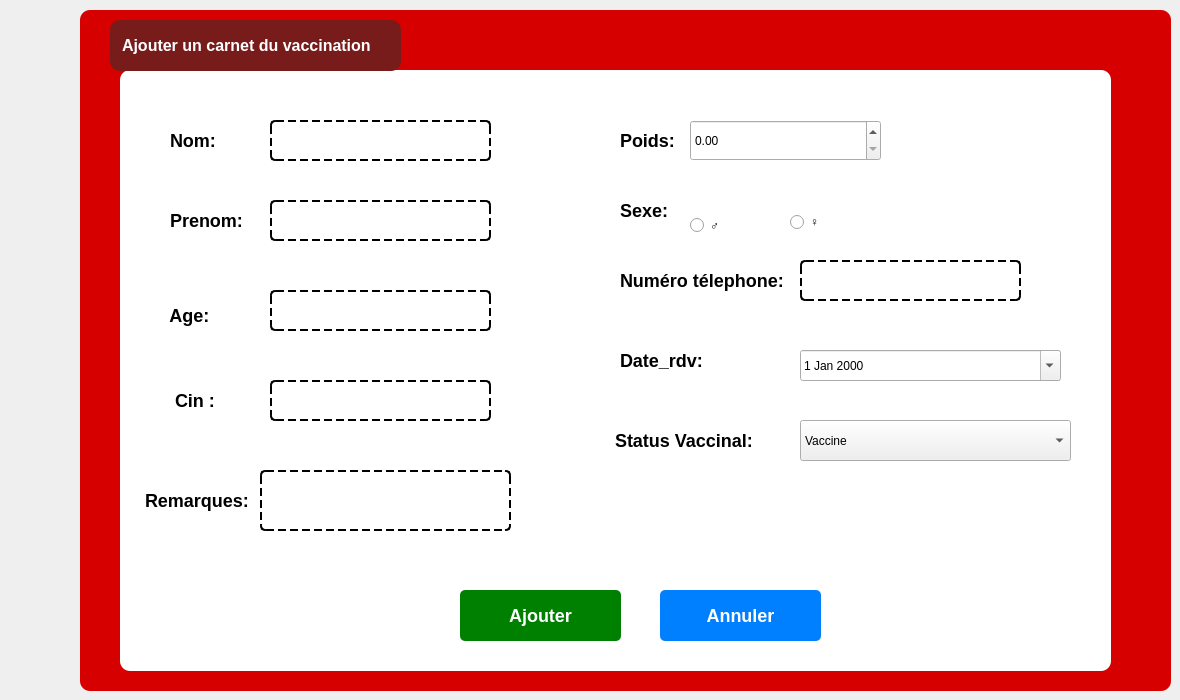
      <widget class="QWidget" name="ajoutct_10">
       <attribute name="title">
        <string>Ajout</string>
       </attribute>
       <widget class="QFrame" name="frame_20">
        <property name="geometry">
         <rect>
          <x>80</x>
          <y>10</y>
          <width>1091</width>
          <height>681</height>
         </rect>
        </property>
        <property name="styleSheet">
         <string notr="true">QFrame {
    background-color: #D60000;
    border-radius: 10px;
    padding: 10px;
}
</string>
        </property>
        <property name="frameShape">
         <enum>QFrame::Shape::StyledPanel</enum>
        </property>
        <property name="frameShadow">
         <enum>QFrame::Shadow::Raised</enum>
        </property>
        <widget class="QGroupBox" name="groupBox_19">
         <property name="geometry">
          <rect>
           <x>40</x>
           <y>60</y>
           <width>991</width>
           <height>601</height>
          </rect>
         </property>
         <property name="styleSheet">
          <string notr="true">QGroupBox {
    background-color: #FFFFFF;
    border-radius: 10px;
    border: none;
    padding: 10px;
}
QGroupBox::title {
    color: #D60000;
    font-weight: bold;
}

</string>
         </property>
         <property name="title">
          <string/>
         </property>
         <widget class="QLabel" name="label_159">
          <property name="geometry">
           <rect>
            <x>-10</x>
            <y>50</y>
            <width>131</width>
            <height>41</height>
           </rect>
          </property>
          <property name="styleSheet">
           <string notr="true">QLabel {
    background-color: transparent; /* Fond transparent */
    color: #000000;                /* Texte noir */
    border: none;                  /* Pas de bordure */
    font-weight: bold;             /* Texte en gras */
    font-size: 18px;               /* Taille de police de 18px */
}
</string>
          </property>
          <property name="text">
           <string>         Nom:</string>
          </property>
         </widget>
         <widget class="QLineEdit" name="lineEdit_64">
          <property name="geometry">
           <rect>
            <x>150</x>
            <y>50</y>
            <width>221</width>
            <height>41</height>
           </rect>
          </property>
          <property name="styleSheet">
           <string notr="true">QLineEdit {
    background-color: transparent; /* Fond transparent */
    color: #000000;                /* Texte noir normal */
    font-size: 14px;               /* Taille de la police */
    border: 2px dashed #000000;    /* Bordure en pointillés épaisse */
    border-radius: 5px;            /* Coins légèrement arrondis */
    padding: 8px;                  /* Espacement interne pour le texte */
    border-style: dashed;          /* Style en pointillés */
}</string>
          </property>
         </widget>
         <widget class="QRadioButton" name="radioButton_19">
          <property name="geometry">
           <rect>
            <x>670</x>
            <y>140</y>
            <width>110</width>
            <height>24</height>
           </rect>
          </property>
          <property name="styleSheet">
           <string notr="true">QCheckBox {
    font-size: 24px;    /* Augmenter la taille de la police */
    font-weight: bold;  /* Texte en gras pour plus de visibilité */
    color: #000000;     /* Texte noir */
}

QCheckBox::indicator {
    width: 20px;  /* Taille du cercle de sélection */
    height: 20px;
}

QCheckBox::indicator:checked {
    background-color: #D30102; /* Couleur rouge quand coché */
    border-radius: 10px;       /* Cercle arrondi */
}
</string>
          </property>
          <property name="text">
           <string>♀</string>
          </property>
         </widget>
         <widget class="QRadioButton" name="radioButton_20">
          <property name="geometry">
           <rect>
            <x>570</x>
            <y>140</y>
            <width>81</width>
            <height>31</height>
           </rect>
          </property>
          <property name="styleSheet">
           <string notr="true">QCheckBox {
    font-size: 24px;    /* Augmenter la taille de la police */
    font-weight: bold;  /* Texte en gras pour plus de visibilité */
    color: #000000;     /* Texte noir */
}

QCheckBox::indicator {
    width: 20px;  /* Taille du cercle de sélection */
    height: 20px;
}

QCheckBox::indicator:checked {
    background-color: #D30102; /* Couleur rouge quand coché */
    border-radius: 10px;       /* Cercle arrondi */
}
</string>
          </property>
          <property name="text">
           <string>♂</string>
          </property>
         </widget>
         <widget class="QDateEdit" name="dateEdit_10">
          <property name="geometry">
           <rect>
            <x>680</x>
            <y>280</y>
            <width>261</width>
            <height>31</height>
           </rect>
          </property>
          <property name="calendarPopup">
           <bool>true</bool>
          </property>
         </widget>
         <widget class="QComboBox" name="comboBox_19">
          <property name="geometry">
           <rect>
            <x>680</x>
            <y>350</y>
            <width>271</width>
            <height>41</height>
           </rect>
          </property>
          <item>
           <property name="text">
            <string>Vaccine</string>
           </property>
          </item>
          <item>
           <property name="text">
            <string>non_vaccine</string>
           </property>
          </item>
         </widget>
         <widget class="QPushButton" name="pushButton_47">
          <property name="geometry">
           <rect>
            <x>340</x>
            <y>520</y>
            <width>161</width>
            <height>51</height>
           </rect>
          </property>
          <property name="styleSheet">
           <string notr="true">QPushButton {
    background-color: #008000;  /* Couleur de fond verte */
    color: #FFFFFF;             /* Texte blanc */
    font-weight: bold;          /* Texte en gras */
    font-size: 18px;            /* Taille de police 16px dès le départ */
    border-radius: 5px;         /* Coins arrondis */
    padding: 5px 10px;          /* Espacement interne du bouton */
    border: none;               /* Pas de bordure */
}

QPushButton:hover {
    background-color: #006400;  /* Couleur de fond plus foncée au survol */
    color: white;               /* Texte toujours blanc */
    border-radius: 10px;        /* Coins arrondis plus marqués au survol */
    font-weight: bold;          /* Texte en gras (encore) */
    border: none;               /* Pas de bordure au survol */
}
</string>
          </property>
          <property name="text">
           <string>Ajouter</string>
          </property>
         </widget>
         <widget class="QPushButton" name="pushButton_48">
          <property name="geometry">
           <rect>
            <x>540</x>
            <y>520</y>
            <width>161</width>
            <height>51</height>
           </rect>
          </property>
          <property name="styleSheet">
           <string notr="true">QPushButton {
    background-color: #007FFF;  /* Couleur de fond bleue */
    color: #FFFFFF;             /* Texte blanc */
    font-size: 18px;            /* Augmentation de la taille de la police */
    font-weight: bold;          /* Texte en gras */
    border-radius: 5px;         /* Coins arrondis avec un rayon de 5px */
    padding: 5px 10px;          /* Espacement interne du bouton (haut/bas : 5px, gauche/droite : 10px) */
    border: none;               /* Pas de bordure */
}

QPushButton:hover {
    background-color: #005BB5;  /* Couleur de fond plus foncée au survol */
    color: #FFFFFF;             /* Texte toujours blanc */

    border-radius: 10px;        /* Coins arrondis plus marqués au survol */
    padding: 7px 12px;          /* Augmentation du padding au survol */
    border: none;               /* Pas de bordure au survol */
}
</string>
          </property>
          <property name="text">
           <string>Annuler</string>
          </property>
         </widget>
         <widget class="QLabel" name="label_160">
          <property name="geometry">
           <rect>
            <x>-10</x>
            <y>130</y>
            <width>141</width>
            <height>41</height>
           </rect>
          </property>
          <property name="styleSheet">
           <string notr="true">QLabel {
    background-color: transparent; /* Fond transparent */
    color: #000000;                /* Texte noir */
    border: none;                  /* Pas de bordure */
    font-weight: bold;             /* Texte en gras */
    font-size: 18px;               /* Taille de police de 18px */
}
</string>
          </property>
          <property name="text">
           <string>         Prenom:</string>
          </property>
         </widget>
         <widget class="QLabel" name="label_161">
          <property name="geometry">
           <rect>
            <x>440</x>
            <y>50</y>
            <width>131</width>
            <height>41</height>
           </rect>
          </property>
          <property name="styleSheet">
           <string notr="true">QLabel {
    background-color: transparent; /* Fond transparent */
    color: #000000;                /* Texte noir */
    border: none;                  /* Pas de bordure */
    font-weight: bold;             /* Texte en gras */
    font-size: 18px;               /* Taille de police de 18px */
}
</string>
          </property>
          <property name="text">
           <string>         Poids:</string>
          </property>
         </widget>
         <widget class="QLabel" name="label_162">
          <property name="geometry">
           <rect>
            <x>-10</x>
            <y>220</y>
            <width>131</width>
            <height>51</height>
           </rect>
          </property>
          <property name="styleSheet">
           <string notr="true">QLabel {
    background-color: transparent; /* Fond transparent */
    color: #000000;                /* Texte noir */
    border: none;                  /* Pas de bordure */
    font-weight: bold;             /* Texte en gras */
    font-size: 18px;               /* Taille de police de 18px */
}
</string>
          </property>
          <property name="text">
           <string>         Age:</string>
          </property>
         </widget>
         <widget class="QLabel" name="label_163">
          <property name="geometry">
           <rect>
            <x>440</x>
            <y>120</y>
            <width>131</width>
            <height>41</height>
           </rect>
          </property>
          <property name="styleSheet">
           <string notr="true">QLabel {
    background-color: transparent; /* Fond transparent */
    color: #000000;                /* Texte noir */
    border: none;                  /* Pas de bordure */
    font-weight: bold;             /* Texte en gras */
    font-size: 18px;               /* Taille de police de 18px */
}
</string>
          </property>
          <property name="text">
           <string>         Sexe:</string>
          </property>
         </widget>
         <widget class="QLabel" name="label_164">
          <property name="geometry">
           <rect>
            <x>440</x>
            <y>270</y>
            <width>161</width>
            <height>41</height>
           </rect>
          </property>
          <property name="styleSheet">
           <string notr="true">QLabel {
    background-color: transparent; /* Fond transparent */
    color: #000000;                /* Texte noir */
    border: none;                  /* Pas de bordure */
    font-weight: bold;             /* Texte en gras */
    font-size: 18px;               /* Taille de police de 18px */
}
</string>
          </property>
          <property name="text">
           <string>         Date_rdv:</string>
          </property>
         </widget>
         <widget class="QLabel" name="label_165">
          <property name="geometry">
           <rect>
            <x>440</x>
            <y>190</y>
            <width>251</width>
            <height>41</height>
           </rect>
          </property>
          <property name="styleSheet">
           <string notr="true">QLabel {
    background-color: transparent; /* Fond transparent */
    color: #000000;                /* Texte noir */
    border: none;                  /* Pas de bordure */
    font-weight: bold;             /* Texte en gras */
    font-size: 18px;               /* Taille de police de 18px */
}
</string>
          </property>
          <property name="text">
           <string>         Numéro télephone:</string>
          </property>
         </widget>
         <widget class="QLabel" name="label_166">
          <property name="geometry">
           <rect>
            <x>480</x>
            <y>350</y>
            <width>161</width>
            <height>41</height>
           </rect>
          </property>
          <property name="styleSheet">
           <string notr="true">QLabel {
    background-color: transparent; /* Fond transparent */
    color: #000000;                /* Texte noir */
    border: none;                  /* Pas de bordure */
    font-weight: bold;             /* Texte en gras */
    font-size: 18px;               /* Taille de police de 18px */
}
</string>
          </property>
          <property name="text">
           <string>Status Vaccinal:</string>
          </property>
         </widget>
         <widget class="QLabel" name="label_167">
          <property name="geometry">
           <rect>
            <x>10</x>
            <y>410</y>
            <width>131</width>
            <height>41</height>
           </rect>
          </property>
          <property name="styleSheet">
           <string notr="true">QLabel {
    background-color: transparent; /* Fond transparent */
    color: #000000;                /* Texte noir */
    border: none;                  /* Pas de bordure */
    font-weight: bold;             /* Texte en gras */
    font-size: 18px;               /* Taille de police de 18px */
}
</string>
          </property>
          <property name="text">
           <string>Remarques:</string>
          </property>
         </widget>
         <widget class="QDoubleSpinBox" name="doubleSpinBox_10">
          <property name="geometry">
           <rect>
            <x>570</x>
            <y>50</y>
            <width>191</width>
            <height>41</height>
           </rect>
          </property>
         </widget>
         <widget class="QTextEdit" name="textEdit_19">
          <property name="geometry">
           <rect>
            <x>140</x>
            <y>400</y>
            <width>251</width>
            <height>61</height>
           </rect>
          </property>
          <property name="styleSheet">
           <string notr="true">QTextEdit {
    background-color: transparent; /* Transparent background */
    color: #000000;                /* Black text */
    font-weight: normal;           /* Normal text inside */
    font-size: 14px;               /* Text size */
    
    border: 2px dashed #000000;    /* Thick dashed border */
    border-radius: 5px;            /* Slightly rounded corners */
    padding: 8px;                  /* Space inside */
    border-style: dashed;          /* Dashed style */
}
</string>
          </property>
         </widget>
         <widget class="QLineEdit" name="lineEdit_65">
          <property name="geometry">
           <rect>
            <x>150</x>
            <y>130</y>
            <width>221</width>
            <height>41</height>
           </rect>
          </property>
          <property name="styleSheet">
           <string notr="true">QLineEdit {
    background-color: transparent; /* Fond transparent */
    color: #000000;                /* Texte noir normal */
    font-size: 14px;               /* Taille de la police */
    border: 2px dashed #000000;    /* Bordure en pointillés épaisse */
    border-radius: 5px;            /* Coins légèrement arrondis */
    padding: 8px;                  /* Espacement interne pour le texte */
    border-style: dashed;          /* Style en pointillés */
}</string>
          </property>
         </widget>
         <widget class="QLineEdit" name="lineEdit_66">
          <property name="geometry">
           <rect>
            <x>150</x>
            <y>220</y>
            <width>221</width>
            <height>41</height>
           </rect>
          </property>
          <property name="styleSheet">
           <string notr="true">QLineEdit {
    background-color: transparent; /* Fond transparent */
    color: #000000;                /* Texte noir normal */
    font-size: 14px;               /* Taille de la police */
    border: 2px dashed #000000;    /* Bordure en pointillés épaisse */
    border-radius: 5px;            /* Coins légèrement arrondis */
    padding: 8px;                  /* Espacement interne pour le texte */
    border-style: dashed;          /* Style en pointillés */
}</string>
          </property>
         </widget>
         <widget class="QLineEdit" name="lineEdit_67">
          <property name="geometry">
           <rect>
            <x>680</x>
            <y>190</y>
            <width>221</width>
            <height>41</height>
           </rect>
          </property>
          <property name="styleSheet">
           <string notr="true">QLineEdit {
    background-color: transparent; /* Fond transparent */
    color: #000000;                /* Texte noir normal */
    font-size: 14px;               /* Taille de la police */
    border: 2px dashed #000000;    /* Bordure en pointillés épaisse */
    border-radius: 5px;            /* Coins légèrement arrondis */
    padding: 8px;                  /* Espacement interne pour le texte */
    border-style: dashed;          /* Style en pointillés */
}</string>
          </property>
         </widget>
         <widget class="QLabel" name="label_168">
          <property name="geometry">
           <rect>
            <x>40</x>
            <y>310</y>
            <width>131</width>
            <height>41</height>
           </rect>
          </property>
          <property name="styleSheet">
           <string notr="true">QLabel {
    background-color: transparent; /* Fond transparent */
    color: #000000;                /* Texte noir */
    border: none;                  /* Pas de bordure */
    font-weight: bold;             /* Texte en gras */
    font-size: 18px;               /* Taille de police de 18px */
}
</string>
          </property>
          <property name="text">
           <string>Cin :</string>
          </property>
         </widget>
         <widget class="QLineEdit" name="lineEdit_68">
          <property name="geometry">
           <rect>
            <x>150</x>
            <y>310</y>
            <width>221</width>
            <height>41</height>
           </rect>
          </property>
          <property name="styleSheet">
           <string notr="true">QLineEdit {
    background-color: transparent; /* Fond transparent */
    color: #000000;                /* Texte noir normal */
    font-size: 14px;               /* Taille de la police */
    border: 2px dashed #000000;    /* Bordure en pointillés épaisse */
    border-radius: 5px;            /* Coins légèrement arrondis */
    padding: 8px;                  /* Espacement interne pour le texte */
    border-style: dashed;          /* Style en pointillés */
}</string>
          </property>
         </widget>
        </widget>
        <widget class="QLabel" name="label_169">
         <property name="geometry">
          <rect>
           <x>30</x>
           <y>10</y>
           <width>291</width>
           <height>51</height>
          </rect>
         </property>
         <property name="styleSheet">
          <string notr="true">QLabel {
    background-color: #781b1b;  /* Couleur de fond bordeaux */
    color: #FFFFFF;             /* Texte blanc */
    font-weight: bold;          /* Texte en gras */
    font-size: 16px;            /* Taille du texte */
    border-radius: 10px;        /* Coins arrondis */
    padding: 8px;               /* Espacement intérieur */
    text-align: center;         /* Centrage du texte */
}
</string>
         </property>
         <property name="text">
          <string>Ajouter un carnet du vaccination</string>
         </property>
        </widget>
       </widget>
      </widget>
